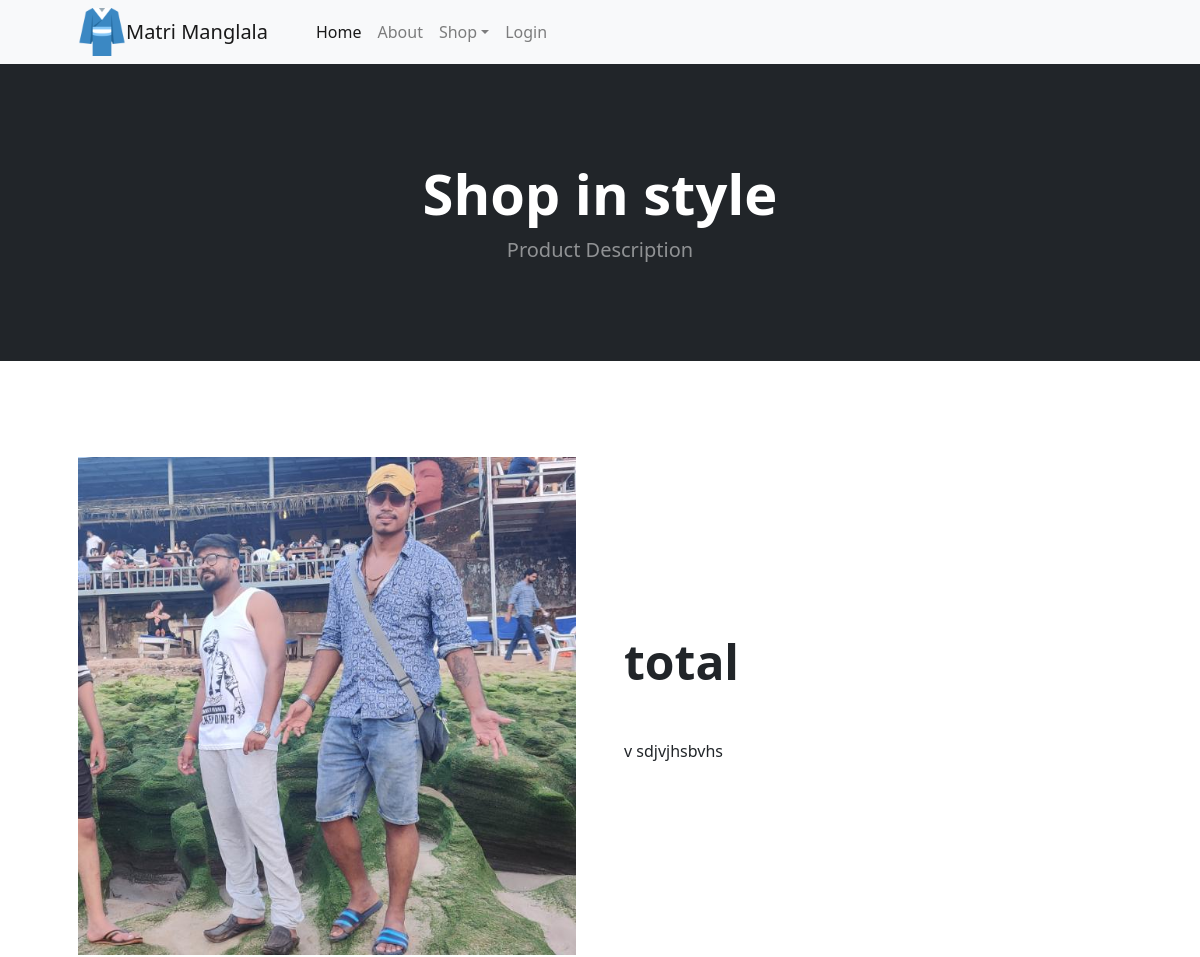
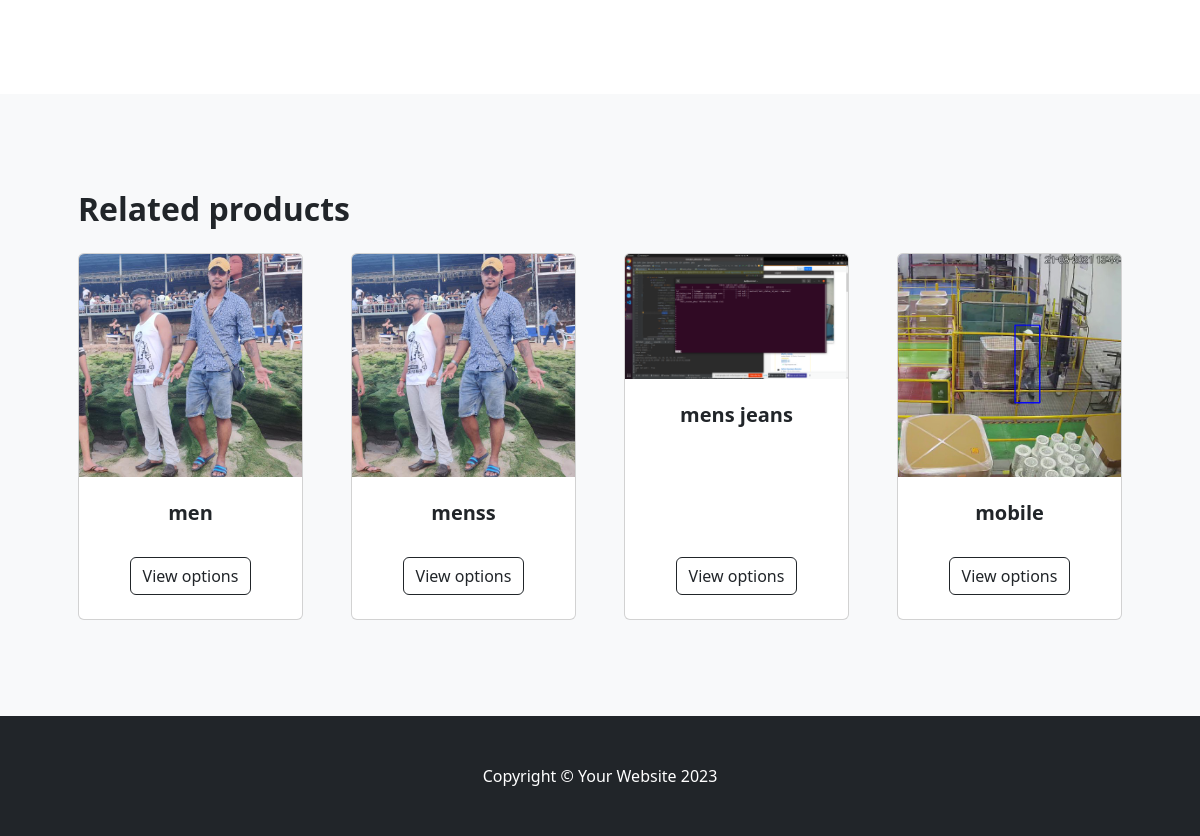
The page /product/total/ on the database its author committed (2 pictures, top to bottom).
### products/models.py (models this page shows, shortened)
class ProductImage(BaseModel):
    product = models.ForeignKey(Product, on_delete=models.CASCADE,
                                related_name='product_images')
    image = models.ImageField(upload_to='product')

class Product(BaseModel):
    product_name = models.CharField(max_length=100)
    slug = models.SlugField(unique=True, null=True, blank=True)
    category = models.ForeignKey(Category, on_delete=models.CASCADE,
                                 related_name='products')
    price = models.IntegerField()
    product_description = models.TextField()
    total_items = models.IntegerField(default=1)

class Category(BaseModel):
    category_name = models.CharField(max_length=100)
    slug = models.SlugField(unique=True, null=True, blank=True)
    category_image = models.ImageField(upload_to='category')

### products/views.py (the view)
# urls.py: path('<slug>/', get_product, name='get_product'),
def get_product(request, slug):
    try:
        user = request.user
        if not user.username:
            first_name = None
        else:
            first_name = user.first_name
        product = Product.objects.get(slug=slug)
        categories = Category.objects.all()
        print('desc : ', product.product_description)
        categories_desc = []
        names = []
        for category in categories:
            names.append(category.category_name)
            category.slug = {}
            category_product = Product.objects.filter(category = category)
            prices = []
            for cat_prod in category_product:
                prices.append(cat_prod.price)
            if prices:
                min_price = min(prices)
                max_price = max(prices)
                category.slug['price_range'] = str(min_price) + ' - ' + str(max_price)
            category.slug['name'] = category.category_name
            category.slug['image'] = category.category_image
            if len(categories_desc) < 4:
                categories_desc.append(category.slug)
        return render(request, 'product.html', context={'product': product, 'related_product': categories_desc, 'category_name': names, 'first_name':first_name})
    except Exception as e:
        print(e)

### templates/product.html (shortened to what this page needs)
{% extends "base.html" %}
{% block content %}
<header class="bg-dark py-5">
    <div class="container px-4 px-lg-5 my-5">
        <div class="text-center text-white">
            <h1 class="display-4 fw-bolder">Shop in style</h1>
            <p class="lead fw-normal text-white-50 mb-0">Product Description</p>
        </div>
    </div>
</header>
        <section class="py-5">
            {% for image in product.product_images.all %}
            <div class="container px-4 px-lg-5 my-5">
                <div class="row gx-4 gx-lg-5 align-items-center">
                    <div class="col-md-6"><img class="card-img-top mb-5 mb-md-0" src="/media/{{product.product_images.first.image}}" alt="..." /></div>
                    <div class="col-md-6">
                        <h1 class="display-5 fw-bolder">{{product.product_name}}</h1>
                        <p class="lead">{{product.product_description|linebreaks}}</p>
                    </div>
                </div>
            </div>
            {% endfor %}
        </section>
        <section class="py-5 bg-light">
            <div class="container px-4 px-lg-5 mt-5">
                <h2 class="fw-bolder mb-4">Related products</h2>
                <div class="row gx-4 gx-lg-5 row-cols-2 row-cols-md-3 row-cols-xl-4 justify-content-center">
                    {% for item in related_product %}
                    <div class="col mb-5">
                        <div class="card h-100">
                            <img class="card-img-top" src="/media/{{item.image}}" alt="..." />
                            <div class="card-body p-4">
                                <div class="text-center">
                                    <h5 class="fw-bolder">{{item.name}}</h5>
                                </div>
                            </div>
                            <div class="card-footer p-4 pt-0 border-top-0 bg-transparent">
                                <div class="text-center"><a class="btn btn-outline-dark mt-auto" href="{% url 'category_index' item.name %}">View options</a></div>
                            </div>
                        </div>
                    </div>
                    {% endfor %}
                </div>
            </div>
        </section>
        {% endblock %}

### rows shown on the page
ProductImage: product_images.first.image (picture)
Product: product_name "total", product_description "v sdjvjhsbvhs"
Category: image (picture), name "men"
Category: image (picture), name "menss"
Category: image (picture), name "mens jeans"
Category: image (picture), name "mobile"
